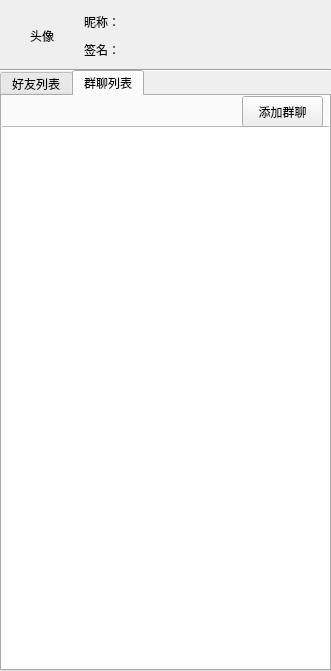
<?xml version="1.0" encoding="UTF-8"?>
<ui version="4.0">
 <class>FriendPageWidget</class>
 <widget class="QWidget" name="FriendPageWidget">
  <property name="geometry">
   <rect>
    <x>0</x>
    <y>0</y>
    <width>331</width>
    <height>671</height>
   </rect>
  </property>
  <property name="windowTitle">
   <string>FriendPageWidget</string>
  </property>
  <widget class="Line" name="line">
   <property name="geometry">
    <rect>
     <x>0</x>
     <y>60</y>
     <width>331</width>
     <height>21</height>
    </rect>
   </property>
   <property name="orientation">
    <enum>Qt::Horizontal</enum>
   </property>
  </widget>
  <widget class="QWidget" name="layoutWidget">
   <property name="geometry">
    <rect>
     <x>30</x>
     <y>10</y>
     <width>101</width>
     <height>51</height>
    </rect>
   </property>
   <layout class="QHBoxLayout" name="horizontalLayout">
    <item>
     <widget class="QLabel" name="labelAvatar">
      <property name="text">
       <string>头像</string>
      </property>
     </widget>
    </item>
    <item>
     <layout class="QVBoxLayout" name="verticalLayout">
      <item>
       <widget class="QLabel" name="labelName">
        <property name="text">
         <string>昵称：</string>
        </property>
       </widget>
      </item>
      <item>
       <widget class="QLabel" name="labelSign">
        <property name="text">
         <string>签名：</string>
        </property>
       </widget>
      </item>
     </layout>
    </item>
   </layout>
  </widget>
  <widget class="QTabWidget" name="tabWidget">
   <property name="geometry">
    <rect>
     <x>0</x>
     <y>70</y>
     <width>331</width>
     <height>601</height>
    </rect>
   </property>
   <property name="currentIndex">
    <number>1</number>
   </property>
   <widget class="QWidget" name="tabFriendList">
    <attribute name="title">
     <string>好友列表</string>
    </attribute>
    <widget class="QListWidget" name="listWidgetFriend">
     <property name="geometry">
      <rect>
       <x>-2</x>
       <y>30</y>
       <width>333</width>
       <height>545</height>
      </rect>
     </property>
    </widget>
    <widget class="QPushButton" name="pushButtonAddGroup">
     <property name="geometry">
      <rect>
       <x>150</x>
       <y>0</y>
       <width>81</width>
       <height>31</height>
      </rect>
     </property>
     <property name="text">
      <string>添加分组</string>
     </property>
    </widget>
    <widget class="QPushButton" name="pushButtonAddFriend">
     <property name="geometry">
      <rect>
       <x>240</x>
       <y>0</y>
       <width>81</width>
       <height>31</height>
      </rect>
     </property>
     <property name="text">
      <string>添加好友</string>
     </property>
    </widget>
   </widget>
   <widget class="QWidget" name="tabChatGroupList">
    <attribute name="title">
     <string>群聊列表</string>
    </attribute>
    <widget class="QListWidget" name="listWidgetChatGroup">
     <property name="geometry">
      <rect>
       <x>-2</x>
       <y>30</y>
       <width>333</width>
       <height>545</height>
      </rect>
     </property>
    </widget>
    <widget class="QPushButton" name="pushButtonAddChatGroup">
     <property name="geometry">
      <rect>
       <x>240</x>
       <y>0</y>
       <width>81</width>
       <height>31</height>
      </rect>
     </property>
     <property name="text">
      <string>添加群聊</string>
     </property>
    </widget>
   </widget>
  </widget>
 </widget>
 <resources/>
 <connections/>
</ui>
